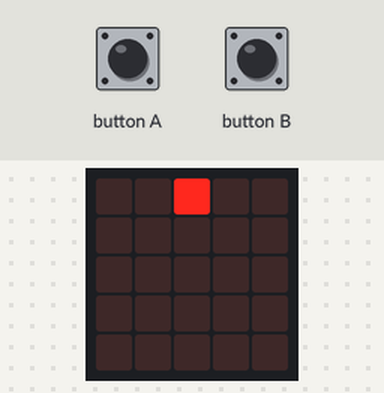
A program run on a simulated BBC micro:bit (MakeCode). On the bench: the board's 5×5 LED display. The test bench sets the inputs (shaded band).

Above: at 1.2 s.
1.3 s: button A pressed for 0.15 s
At 1.7 s:
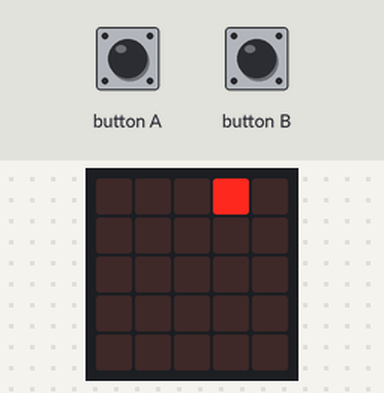
2.9 s: button A pressed for 0.15 s
At 4.1 s:
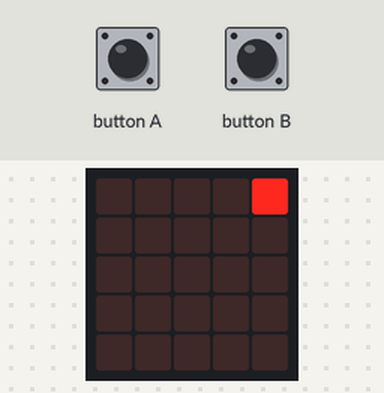
4.5 s: button B pressed for 0.15 s
At 5.3 s:
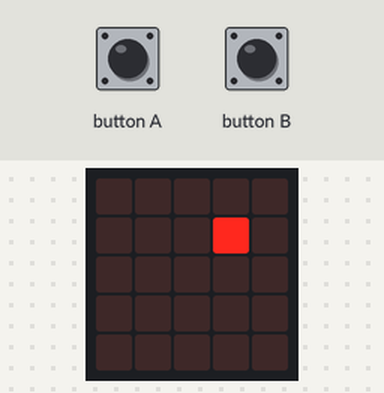
6.1 s: button B pressed for 0.15 s
At 6.6 s:
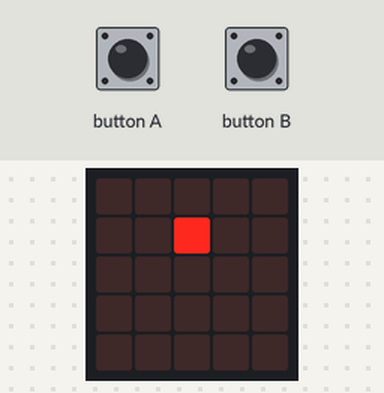
7.7 s: button B pressed for 0.15 s
At 9.0 s:
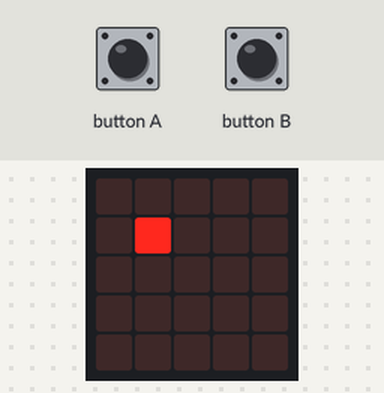
9.3 s: button B pressed for 0.15 s
At 10.2 s:
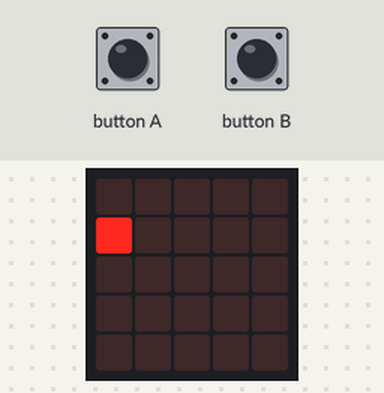
Timing chart, 0 to 11.9 s (numbered marks = the images above; inputs shaded):
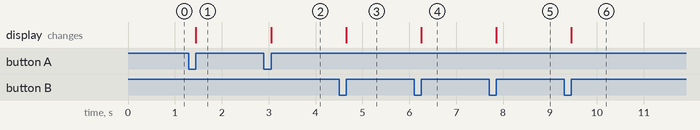

The program:

main.ts
```typescript
input.onButtonPressed(Button.A, function () {
    if (deplacement == 0) {
        led.unplot(deplacement, ligne)
        deplacement += 1
        ligne += 1
        if (ligne == 4) {

        }
        led.plot(deplacement, ligne)
    } else if (deplacement < 4) {
        led.unplot(deplacement, ligne)
        deplacement += 1
        led.plot(deplacement, ligne)
    }
})
input.onButtonPressed(Button.B, function () {
    if (deplacement == 4) {
        led.unplot(deplacement, ligne)
        deplacement += -1
        ligne += 1
        led.plot(deplacement, ligne)
    } else if (deplacement > 0) {
        led.unplot(deplacement, ligne)
        deplacement += -1
        led.plot(deplacement, ligne)
    }
})
let ligne = 0
let deplacement = 0
deplacement = 2
ligne = 0
led.plot(deplacement, ligne)
basic.forever(function () {

})
```

test.ts
```typescript
// les tests vont ici ; cela ne sera pas compilé si ce paquet est utilisé en tant qu'extension.
```

Measured:
- after the input at 1.3 s, the display: changes after 0.15 s (image 1)
- after the input at 2.9 s, the display: changes after 0.15 s (image 2)
- after the input at 4.5 s, the display: changes after 0.15 s (image 3)
- after the input at 6.1 s, the display: changes after 0.15 s (image 4)
- after the input at 7.7 s, the display: changes after 0.15 s (image 5)
- after the input at 9.3 s, the display: changes after 0.15 s (image 6)
